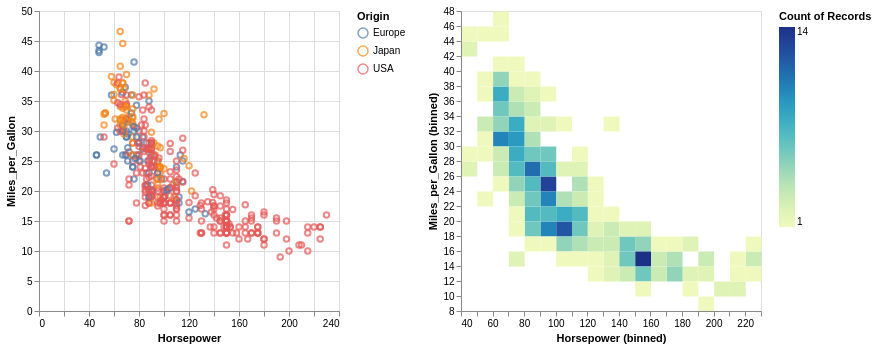

The notebook cell this image was saved under:
### Markdown cell above
The *Grammar of Graphics* ...

* Marks vs. Data: Notice how the data (cars) stays the same, but the Mark changes from mark_point() to mark_rect(). The library doesn't care what the "chart type" is; it just draws the geometry you ask for.
* Encodings: In the heatmap, we didn't just map Horsepower to X; we told the grammar to bin the data first. The color='count()' part shows how the grammar handles aggregations (like sum, mean, or count) directly within the visual mapping.
* Consistency: Because it's a grammar, the syntax for a bar chart, a line chart, or a geographic map is nearly identical. You just swap the Mark and the Channels.

### Code cell
import altair as alt
from vega_datasets import data

# Using a built-in dataset of cars
cars = data.cars()

# 1. SCATTER PLOT: Mapping Horsepower to X and Miles_per_Gallon to Y
scatter = alt.Chart(cars).mark_point().encode(
    x='Horsepower:Q',
    y='Miles_per_Gallon:Q',
    color='Origin:N'  # Map a category to a color
)

# 2. HEATMAP (Binned): Same data, but using 'rect' marks and 'count' logic
heatmap = alt.Chart(cars).mark_rect().encode(
    alt.X('Horsepower:Q').bin(maxbins=30),
    alt.Y('Miles_per_Gallon:Q').bin(maxbins=30),
    color='count()'  # The color now represents a statistical aggregation
)

# Display them side-by-side to see the grammar in action
scatter | heatmap

### Figure 1 — Vega-Lite specification as saved in the notebook (floating-point values rounded to 4 significant figures; data arrays with more than 128 entries replaced by an {"elided": "..."} marker saying what was removed)
{"config": {"view": {"continuousWidth": 300, "continuousHeight": 300}}, "hconcat": [{"mark": {"type": "point"}, "encoding": {"color": {"field": "Origin", "type": "nominal"}, "x": {"field": "Horsepower", "type": "quantitative"}, "y": {"field": "Miles_per_Gallon", "type": "quantitative"}}}, {"mark": {"type": "rect"}, "encoding": {"color": {"aggregate": "count", "type": "quantitative"}, "x": {"bin": {"maxbins": 30}, "field": "Horsepower", "type": "quantitative"}, "y": {"bin": {"maxbins": 30}, "field": "Miles_per_Gallon", "type": "quantitative"}}}], "data": {"name": "data-583e73726c1545c56c203344161a975c"}, "$schema": "https://vega.github.io/schema/vega-lite/v5.20.1.json", "datasets": {"data-583e73726c1545c56c203344161a975c": {"elided": "406 records"}}}
